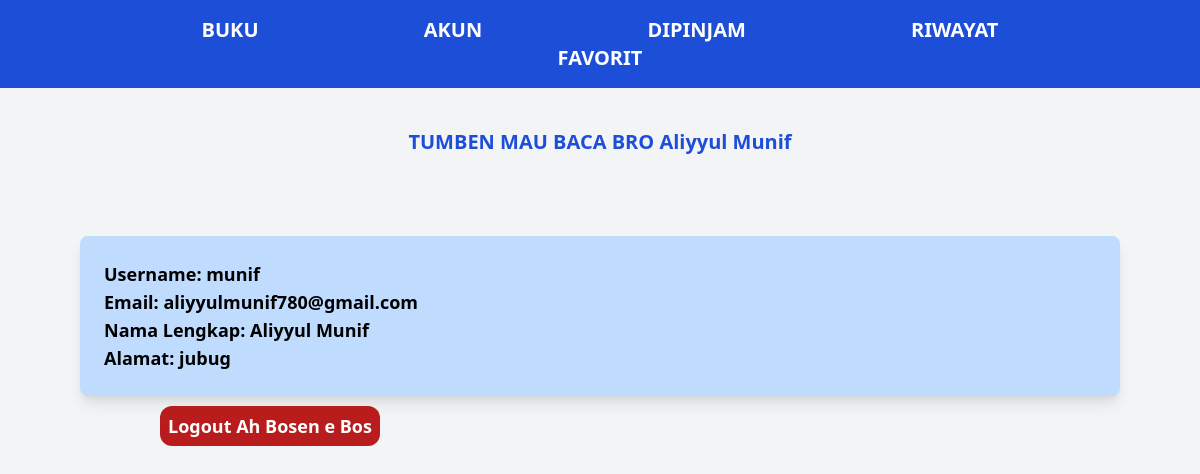
Page /akun.php (signed in) on the committed database.
### tables this page shows
CREATE TABLE `user` (
  `id` int(11) NOT NULL,
  `username` varchar(225) NOT NULL,
  `password` varchar(225) NOT NULL,
  `email` varchar(225) NOT NULL,
  `nama` varchar(225) NOT NULL,
  `alamat` text NOT NULL,
  `role` enum('admin','petugas','peminjam') NOT NULL
);

### akun.php (the view)
<?php
include "db/db.php";
include "include/header.php";
$iduser = $_SESSION['peminjam_id'];
$ambil = "SELECT * FROM user WHERE id='$iduser'";
$wadah = mysqli_query($kon, $ambil);
$akun = mysqli_fetch_assoc($wadah);
?>
<body>
    <div class="bg-blue-200 p-6 rounded-lg shadow-lg aspect-w-3 aspect-h-4 mx-20">
        <h1 class="text-lg font-bold">Username: <?= $akun['username']; ?></h1>
        <h1 class="text-lg font-bold">Email: <?= $akun['email']; ?></h1>
        <h1 class="text-lg font-bold">Nama Lengkap: <?= $akun['nama']; ?></h1>
        <h1 class="text-lg font-bold">Alamat: <?= $akun['alamat']; ?></h1>
    </div>
    <div class="ml-40 mt-4">
        <a href="logout.php?id_user=<?= $akun['id']; ?>" class="text-lg font-bold bg-red-700 text-white px-2 py-2 rounded-xl">Logout Ah Bosen e Bos</a>
    </div>
</body>
</html>

### rows in the picture
user: username "munif", email "aliyyulmunif780@gmail.com", nama "Aliyyul Munif", alamat "jubug"

### other values in the picture
$_SESSION['peminjam_nama'] "Aliyyul Munif"
